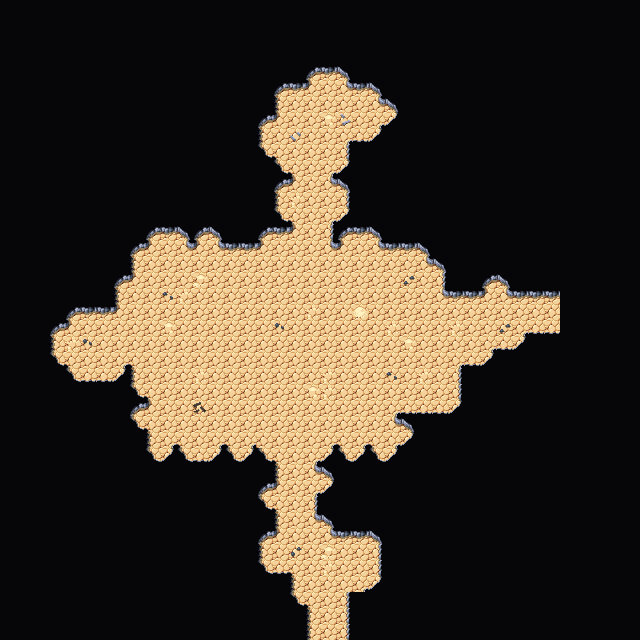

A 2D game scene composited from a Tiled map and its tileset images. What follows is a short description and the map's XML, with each tile layer's data collapsed to a summary:
An orthogonal 40x40 tile map with 16x16 px tiles, 4 tile layers (Collision, Background, Walls, Clutter), 2 tilesets and 3 objects.

<map version="1.5" tiledversion="1.7.2" orientation="orthogonal" renderorder="right-down" width="40" height="40" tilewidth="16" tileheight="16" infinite="0" nextlayerid="7" nextobjectid="65">
 <editorsettings>
  <export target="wastetown..tmx" format="tmx" />
 </editorsettings>
 <tileset firstgid="1" source="../../../tileset/main.tsx" />
 <tileset firstgid="3477" source="../../../tileset/buildings.tsx" />
 <layer id="6" name="Collision" width="40" height="40">
  <data>[1600 cells, 0 non-empty, 0 distinct tile ids]</data>
 </layer>
 <layer id="1" name="Background" width="40" height="40">
  <data>[1600 cells, 1600 non-empty, 1 distinct tile ids]</data>
 </layer>
 <layer id="2" name="Walls" width="40" height="40">
  <data>[1600 cells, 1322 non-empty, 18 distinct tile ids]</data>
 </layer>
 <layer id="3" name="Clutter" width="40" height="40">
  <properties>
   <property name="spriteLayer" type="bool" value="true" />
  </properties>
  <data>[1600 cells, 28 non-empty, 11 distinct tile ids]</data>
 </layer>
 <objectgroup id="4" name="Objects">
  <object id="62" template="../../../obj/door_up.tx" x="322.639" y="638.393">
   <properties>
    <property name="teleport" value="../common/maps/map/cave/cave_multilevel_4/cave_23F5.tmx" />
    <property name="teleportObjectId" value="61" />
   </properties>
  </object>
  <object id="63" template="../../../obj/door_right.tx" x="541.994" y="320.672">
   <properties>
    <property name="teleport" value="../common/maps/map/cave/cave_multilevel_4/cave_23E6.tmx" />
    <property name="teleportObjectId" value="59" />
   </properties>
  </object>
  <object id="64" template="../../../obj/enemy.tx" x="319.5" y="91.75">
   <properties>
    <property name="enemy" value="Mimic" />
   </properties>
  </object>
 </objectgroup>
</map>
